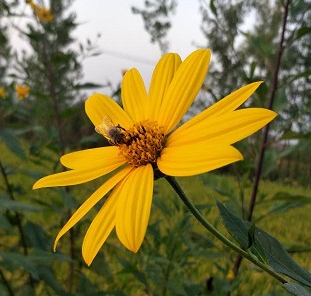
//> input picture book_images/bee.png, 311 x 296 px
$ ./morphology_demo   (built with g++ and OpenCV 4)
//> lines starting //> are read from the running program, lines starting //| are printed output that depends on the picture; after the words box and inside, x2 and y2 are one past the last pixel; in counts of white or black regions, pixels touching at a corner belong together
//> further down, image is the input picture: 296 rows x 311 cols, CV_8UC3; mean B, G, R 58.3, 113, 123.6
### chapter_eight/morphology_demo.h
#pragma once
#include <opencv2/opencv.hpp>
#include <iostream>

using namespace cv;
using namespace std;

class MorphologyOpDemo {
public:
	void dilate_erode_demo(Mat &image);
	void open_close_demo(Mat &image);
	void gradient_demo(Mat &image);
	void gradient_edges(Mat &image);
	void hats_demo(Mat &image);
	void hitandmiss_demo(Mat &image);
	void hvlines_demo(Mat &image);
	void cross_demo(Mat &image);
	void distance_demo(Mat &image);
	void wateshed_demo(Mat &image);
};

### chapter_eight/morphology_demo.cpp
#include <morphology_demo.h>
using namespace cv;
using namespace std;

string rootdir = "D:/opencv-4.8.0/opencv/book_images/";

// [72 lines left out: functions dilate_erode_demo, open_close_demo, gradient_demo, gradient_edges, hats_demo, not called in this run]

void MorphologyOpDemo::hitandmiss_demo(Mat &image) {
	Mat gray, binary;
	cvtColor(image, gray, COLOR_BGR2GRAY);
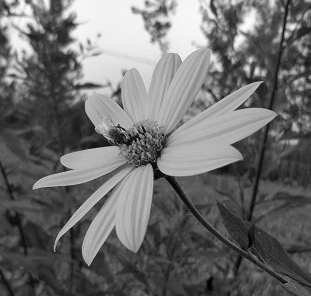
//> gray: 296 rows x 311 cols, CV_8UC1; min 0, max 254, mean 109.9
	threshold(gray, binary, 0, 255, THRESH_BINARY | THRESH_OTSU);
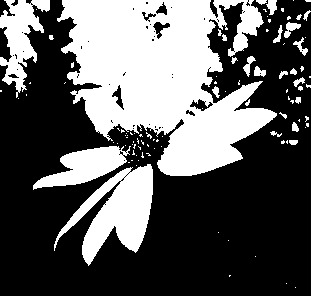
//> binary: 296 rows x 311 cols, CV_8UC1; 36.5% white; 101 white regions (76 under 20 px), largest, box (x1, y1, x2, y2) and area: (57, 0, 277, 176) 23319, (54, 164, 153, 266) 4450, (0, 0, 50, 98) 2292
	Mat se1 = (Mat_<int>(3, 3) << 1, 0, 0, 0, -1, 0, 0, 0, 0);
	Mat se2 = (Mat_<int>(3, 3) << 0, 0, 0, 0, -1, 0, 0, 0, 1);
	Mat h1, h2, result;
	morphologyEx(binary, h1, MORPH_HITMISS, se1);
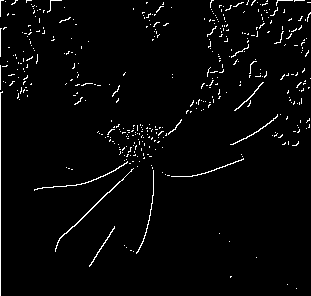
//> h1: 296 rows x 311 cols, CV_8UC1; 2.7% white in thin lines or dots
	morphologyEx(binary, h2, MORPH_HITMISS, se2);
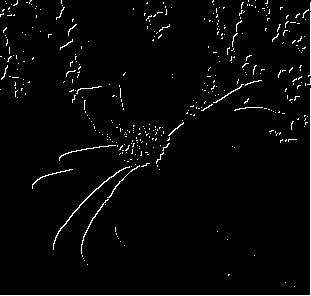
//> h2: 296 rows x 311 cols, CV_8UC1; 2.7% white in thin lines or dots
	add(h1, h2, result);
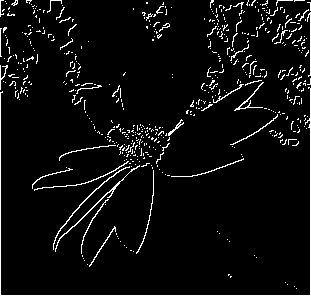
//> result: 296 rows x 311 cols, CV_8UC1; 5.1% white in thin lines or dots
	imshow("击中击不中", result);
}

// [103 lines left out: functions hvlines_demo, cross_demo, distance_demo, wateshed_demo, not called in this run]


int main(int argc, char** argv) {
	// Mat image = imread(rootdir + "water_coins.jpg");
	Mat image = imread(rootdir + "bee.png");
	imshow("输入图像", image);
	MorphologyOpDemo mo;
	mo.hitandmiss_demo(image);
	waitKey(0);
	return 0;
}

$ run again, with book_images/1024.png copied over book_images/bee.png
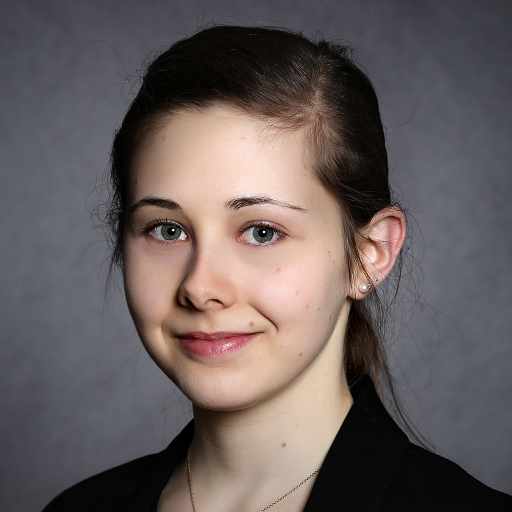
//> input picture book_images/1024.png, 512 x 512 px
//> image is the input picture: 512 rows x 512 cols, CV_8UC3; mean B, G, R 92.5, 93.4, 103.2
//> in hitandmiss_demo, `threshold(gray, binary, 0, 255, THRESH_BINARY | THRESH_OTSU);`:
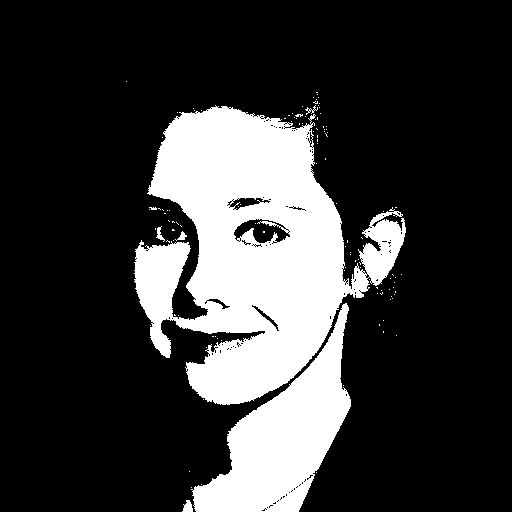
//> binary: 512 rows x 512 cols, CV_8UC1; 22.3% white; 117 white regions (111 under 20 px), largest, box (x1, y1, x2, y2) and area: (134, 105, 406, 405) 44146, (191, 303, 351, 512) 13970, (182, 500, 193, 512) 90, (156, 226, 165, 242) 58, (175, 231, 187, 241) 49, (305, 105, 318, 115) 39
//> h1: 512 rows x 512 cols, CV_8UC1; 1.1% white in thin lines or dots
//> h2: 512 rows x 512 cols, CV_8UC1; 1.1% white in thin lines or dots
//> in hitandmiss_demo, `add(h1, h2, result);`:
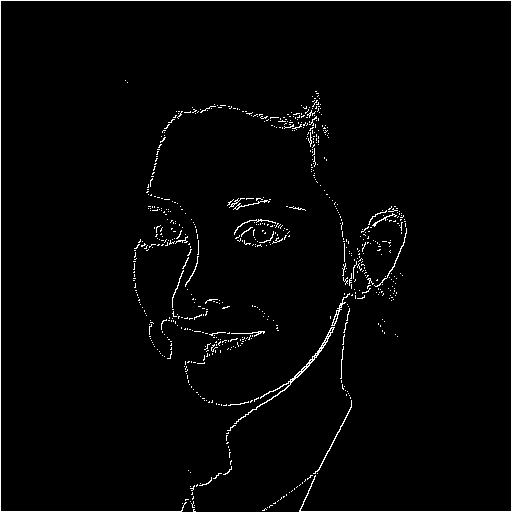
//> result: 512 rows x 512 cols, CV_8UC1; 2.1% white in thin lines or dots

$ run again, with book_images/baby.png copied over book_images/bee.png
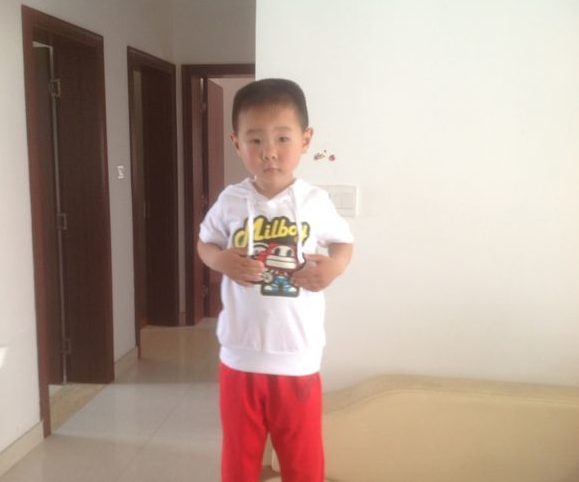
//> input picture book_images/baby.png, 579 x 482 px
//> image is the input picture: 482 rows x 579 cols, CV_8UC3; mean B, G, R 150, 161.6, 181.4
//> in hitandmiss_demo, `threshold(gray, binary, 0, 255, THRESH_BINARY | THRESH_OTSU);`:
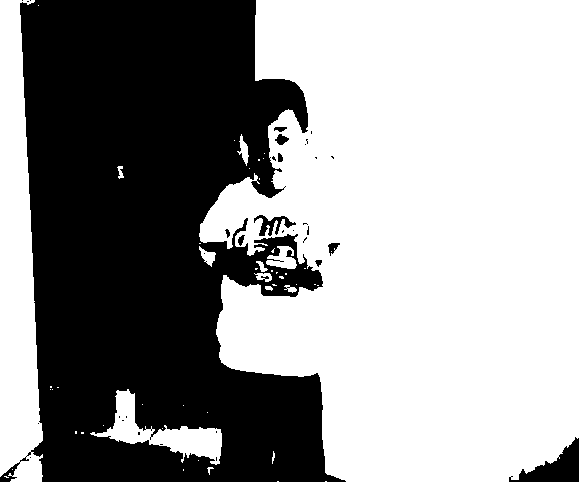
//> binary: 482 rows x 579 cols, CV_8UC1; 59.4% white; 34 black regions (24 under 20 px), largest, box (x1, y1, x2, y2) and area: (0, 0, 346, 482) 111193, (509, 437, 579, 482) 1372, (254, 215, 296, 236) 350
//> h1: 482 rows x 579 cols, CV_8UC1; 0.76% white in thin lines or dots
//> h2: 482 rows x 579 cols, CV_8UC1; 0.76% white in thin lines or dots
//> in hitandmiss_demo, `add(h1, h2, result);`:
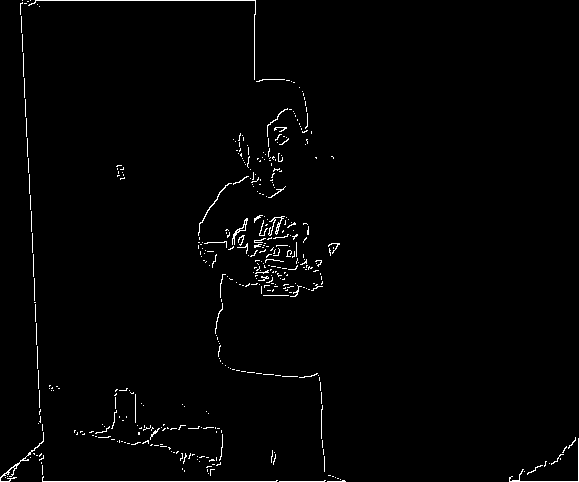
//> result: 482 rows x 579 cols, CV_8UC1; 1.4% white in thin lines or dots
